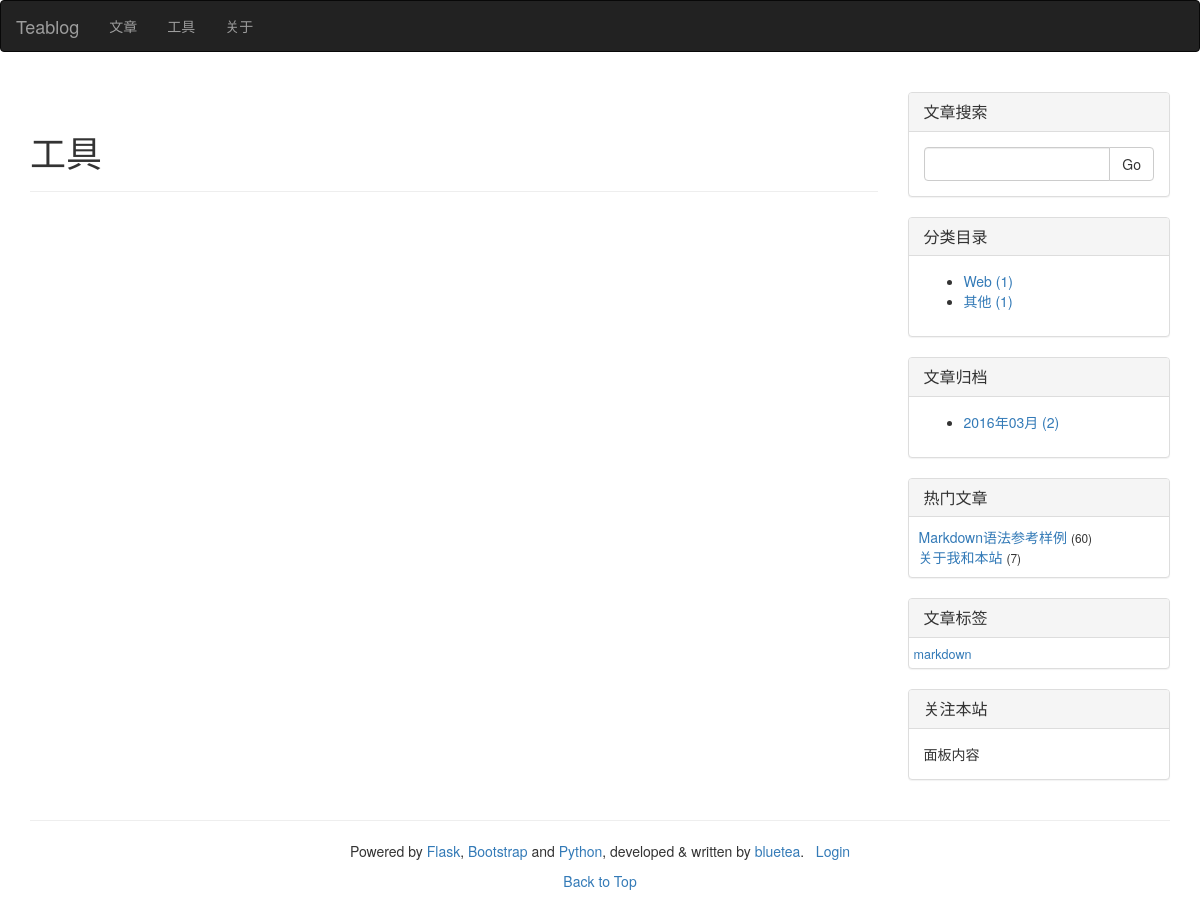
The page /tools on the database as committed earlier.
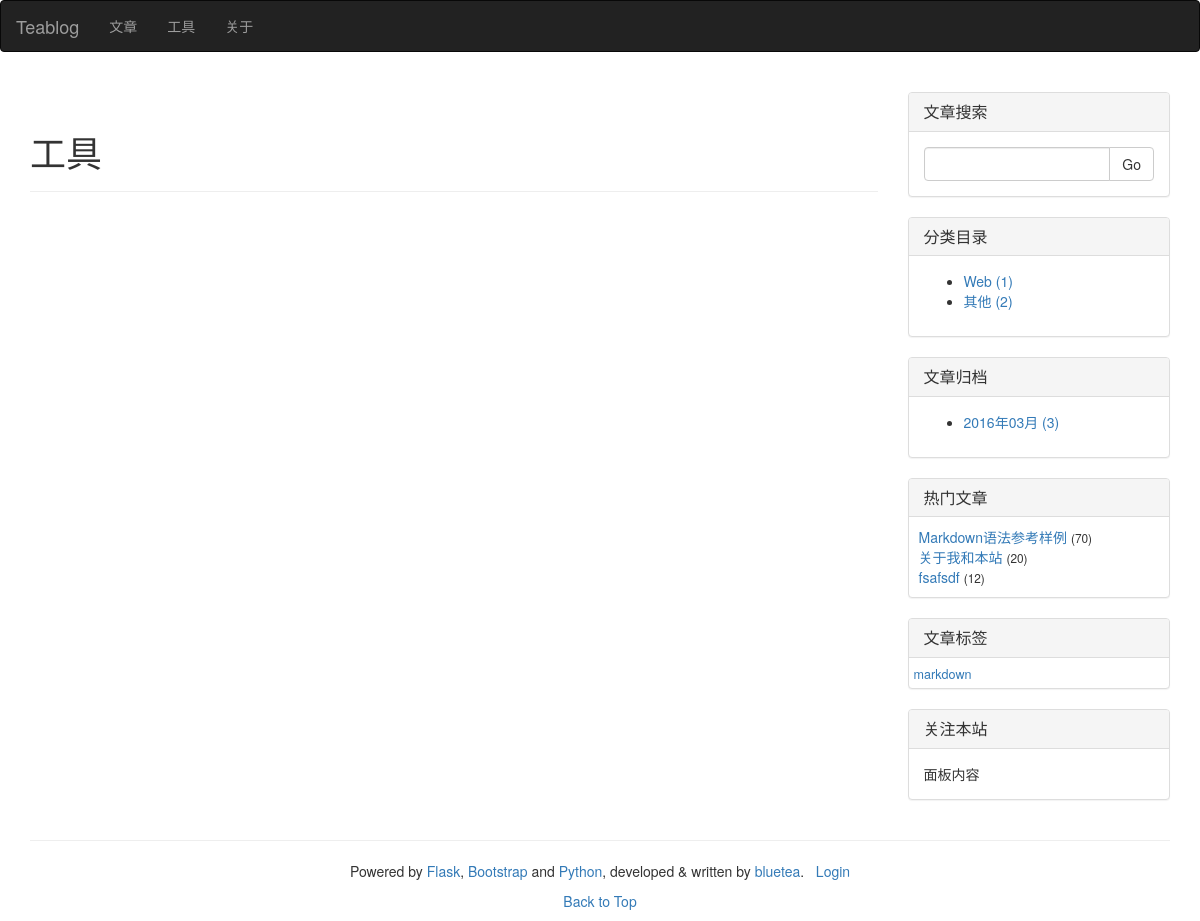
The same page on the database as committed later.
### index.py (models this page shows, shortened)
class Category(db.Model):
    __tablename__ = 'categories'
    id = db.Column(db.Integer, primary_key=True)
    name = db.Column(db.Unicode(32), unique=True, index=True, nullable=False)
    articles = db.relationship('Article', backref='category', lazy='dynamic')

class Article(db.Model):
    __tablename__ = 'articles'
    id = db.Column(db.Integer, primary_key=True)
    title = db.Column(db.Unicode(128), unique=True, index=True, nullable=False)
    content = db.Column(db.UnicodeText) # plain-text or markdown
    content_html = db.Column(db.UnicodeText) # html
    content_pre = db.Column(db.UnicodeText) # several top lines for preview in 'index' page
    content_size = db.Column(db.Integer)
    time_created = db.Column(db.DateTime, index=True, default=datetime.now())
    time_modified = db.Column(db.DateTime, index=True, default=datetime.now())
    read_count = db.Column(db.Integer)
    private = db.Column(db.Boolean) # non-public, or hidden
    category_id = db.Column(db.Integer, db.ForeignKey('categories.id'))
    series_id = db.Column(db.Integer, db.ForeignKey('series.id'), nullable=True) # could be null
    tags = db.Column(db.Unicode(256), index=True, nullable=True) # space separated tag worlds

### index.py (the view)
@app.route('/tools')
def tools():
    return render_template('tools.html')

### index.py (called while the page is built)
def update_tags_cache(articles=None, reverse=False):
    tags = {}
    if not articles:
        articles = Article.query.order_by(Article.title).all()
    for article in articles:
        if not article.tags:
            continue
        for tag in article.tags.split():
            tags.setdefault(tag, set())
            tags[tag].add(article)
    return sorted(tags.items(), reverse=reverse) # _list_ of item: ('tag', {art1, art2, ...})

### templates/tools.html (shortened to what this page needs)
{% extends 'base.html' %}
{% block page_content %}
<div class="page-header">
	<h1>工具</h1>
</div>
{% endblock %}

### templates/_macros.html (shortened to what this page needs)
{% macro widget_search(data, endpoint) %}
<div class="panel panel-default">
    <div class="panel-heading">
        <h3 class="panel-title">文章搜索</h3>
    </div>
    <div class="panel-body">
        <form id="search_form" name="search_form" action="search" method="POST" role="form">
            <div class="input-group">
               <input id="searched_words" name="searched_words" type="text" class="form-control">
               <span class="input-group-btn">
                  <button class="btn btn-default" type="submit">Go</button>
               </span>
            </div>
        </form>
    </div>
</div>
{% endmacro %}
{% macro widget_category(data, endpoint) %}
<div class="panel panel-default">
    <div class="panel-heading">
        <h3 class="panel-title">分类目录</h3>
    </div>
    <div class="panel-body">
        <ul>
            {% for category, num in data.items() %}
                <li>
                    <a href="{{ url_for(endpoint, by='category') }}#{{ category.name }}">
                        {{ category.name }} ({{ num }})
                    </a>
                </li>
            {% endfor %}
        </ul>
    </div>
</div>
{% endmacro %}
{% macro widget_archive(data, endpoint) %}
<div class="panel panel-default">
    <div class="panel-heading">
        <h3 class="panel-title">文章归档</h3>
    </div>
    <div class="panel-body">
        <ul>
            {% for year, months in data.items() %}
                {% for month, num in months.items() %}
                    <li>
                        <a href="{{ url_for(endpoint, by='time_created') }}#{{ year }}-{{ month }}">
                            {{ year }}年{{ "%02d"|format(month) }}月 ({{ num }})
                        </a>
                    </li>
                {% endfor %}
            {% endfor %}
        </ul>
    </div>
</div>
{% endmacro %}
{% macro widget_popular(data, endpoint) %}
<div class="panel panel-default">
    <div class="panel-heading">
        <h3 class="panel-title">热门文章</h3>
    </div>
    <div class="panel-body" style="padding: 10px 5px 10px 10px;">
        {% for article in data %}
        <a href="{{ url_for(endpoint, id=article.id) }}">{{ article.title|truncate(30, True) }}</a> <small>({{ article.read_count }})</small><br>
        {% endfor %}
    </div>
</div>
{% endmacro %}
{% macro widget_tags(data, endpoint) %}
    {% set num_min, num_max = data[0] %}
    {% set font_min, font_max = (90, 270) %}
    {% if num_min == num_max or num_min == -1 %}
    {%      set size_delta = 0 %}
    {% else %}
    {%      set size_delta = ((font_max - font_min) // (num_max - num_min)) %}
    {% endif %}
<div class="panel panel-default">
    <div class="panel-heading">
        <h3 class="panel-title">文章标签</h3>
    </div>
    <div class="panel-body" style="padding: 5px;">
        {% for tag_data in data[1:] %}
        <a href="{{ url_for(endpoint, by='tag') }}#{{ tag_data[0] }}">
            <span style="font-size:{{ (tag_data[1] - num_min) * size_delta + font_min }}%">{{ tag_data[0] }}<span>
        </a>&nbsp;
        {% endfor %}
    </div>
</div>
{% endmacro %}

Rows that differ between the two databases and show on the page:
computed for Category "其他": id "1" → "2"
changed Article "Markdown语法参考样例": read_count "60" → "70"
changed Article "关于我和本站": read_count "7" → "20"
added Article: title "fsafsdf", read_count "12", shown under "热门文章"
Other text that changed with them:
list line gone: "2016 年 03 月 ( 2 )"
new list line: "2016 年 03 月 ( 3 )"
